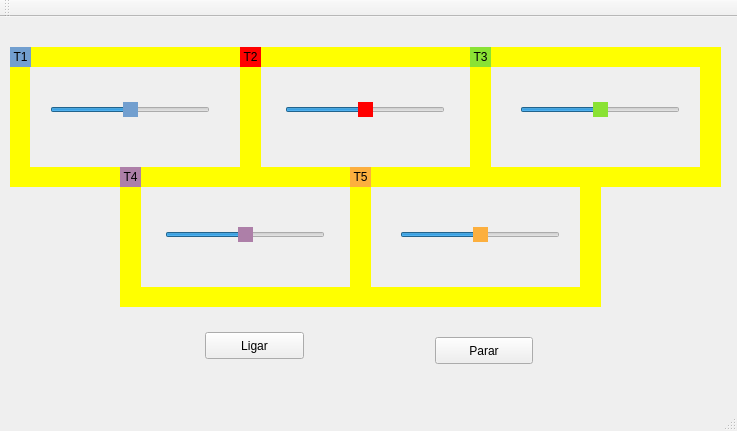
<?xml version="1.0" encoding="UTF-8"?>
<ui version="4.0">
 <class>MainWindow</class>
 <widget class="QMainWindow" name="MainWindow">
  <property name="geometry">
   <rect>
    <x>0</x>
    <y>0</y>
    <width>737</width>
    <height>431</height>
   </rect>
  </property>
  <property name="windowTitle">
   <string>MainWindow</string>
  </property>
  <widget class="QWidget" name="centralWidget">
   <widget class="QLabel" name="label_trem1">
    <property name="geometry">
     <rect>
      <x>10</x>
      <y>30</y>
      <width>21</width>
      <height>20</height>
     </rect>
    </property>
    <property name="autoFillBackground">
     <bool>false</bool>
    </property>
    <property name="styleSheet">
     <string notr="true">QLabel { background: rgb(114, 159, 207)}</string>
    </property>
    <property name="text">
     <string>T1</string>
    </property>
    <property name="alignment">
     <set>Qt::AlignCenter</set>
    </property>
   </widget>
   <widget class="QLabel" name="label_trilho1">
    <property name="geometry">
     <rect>
      <x>30</x>
      <y>150</y>
      <width>210</width>
      <height>20</height>
     </rect>
    </property>
    <property name="styleSheet">
     <string notr="true">QLabel { background: yellow}</string>
    </property>
    <property name="text">
     <string/>
    </property>
   </widget>
   <widget class="QLabel" name="label_trilho2">
    <property name="geometry">
     <rect>
      <x>140</x>
      <y>270</y>
      <width>210</width>
      <height>20</height>
     </rect>
    </property>
    <property name="styleSheet">
     <string notr="true">QLabel { background: yellow}</string>
    </property>
    <property name="text">
     <string/>
    </property>
   </widget>
   <widget class="QLabel" name="label_trilho3">
    <property name="geometry">
     <rect>
      <x>350</x>
      <y>170</y>
      <width>21</width>
      <height>120</height>
     </rect>
    </property>
    <property name="styleSheet">
     <string notr="true">QLabel { background: yellow}</string>
    </property>
    <property name="text">
     <string/>
    </property>
   </widget>
   <widget class="QLabel" name="label_trilho4">
    <property name="geometry">
     <rect>
      <x>10</x>
      <y>30</y>
      <width>20</width>
      <height>140</height>
     </rect>
    </property>
    <property name="styleSheet">
     <string notr="true">QLabel { background: yellow}</string>
    </property>
    <property name="text">
     <string/>
    </property>
   </widget>
   <widget class="QPushButton" name="pushButton">
    <property name="geometry">
     <rect>
      <x>205</x>
      <y>315</y>
      <width>99</width>
      <height>27</height>
     </rect>
    </property>
    <property name="text">
     <string>Ligar</string>
    </property>
   </widget>
   <widget class="QPushButton" name="pushButton_2">
    <property name="geometry">
     <rect>
      <x>435</x>
      <y>320</y>
      <width>98</width>
      <height>27</height>
     </rect>
    </property>
    <property name="text">
     <string>Parar</string>
    </property>
   </widget>
   <widget class="QLabel" name="label_trilho4_2">
    <property name="geometry">
     <rect>
      <x>700</x>
      <y>30</y>
      <width>21</width>
      <height>140</height>
     </rect>
    </property>
    <property name="styleSheet">
     <string notr="true">QLabel { background: yellow}</string>
    </property>
    <property name="text">
     <string/>
    </property>
   </widget>
   <widget class="QLabel" name="label_trilho1_2">
    <property name="geometry">
     <rect>
      <x>260</x>
      <y>150</y>
      <width>210</width>
      <height>20</height>
     </rect>
    </property>
    <property name="styleSheet">
     <string notr="true">QLabel { background: yellow}</string>
    </property>
    <property name="text">
     <string/>
    </property>
   </widget>
   <widget class="QLabel" name="label_trilho2_2">
    <property name="geometry">
     <rect>
      <x>370</x>
      <y>270</y>
      <width>210</width>
      <height>20</height>
     </rect>
    </property>
    <property name="styleSheet">
     <string notr="true">QLabel { background: yellow}</string>
    </property>
    <property name="text">
     <string/>
    </property>
   </widget>
   <widget class="QLabel" name="label_trem2">
    <property name="geometry">
     <rect>
      <x>240</x>
      <y>30</y>
      <width>21</width>
      <height>20</height>
     </rect>
    </property>
    <property name="styleSheet">
     <string notr="true">QLabel { background: red}</string>
    </property>
    <property name="text">
     <string>T2</string>
    </property>
    <property name="alignment">
     <set>Qt::AlignCenter</set>
    </property>
   </widget>
   <widget class="QLabel" name="label_trilho1_3">
    <property name="geometry">
     <rect>
      <x>30</x>
      <y>30</y>
      <width>210</width>
      <height>20</height>
     </rect>
    </property>
    <property name="styleSheet">
     <string notr="true">QLabel { background: yellow}</string>
    </property>
    <property name="text">
     <string/>
    </property>
   </widget>
   <widget class="QLabel" name="label_trilho1_4">
    <property name="geometry">
     <rect>
      <x>260</x>
      <y>30</y>
      <width>210</width>
      <height>20</height>
     </rect>
    </property>
    <property name="styleSheet">
     <string notr="true">QLabel { background: yellow}</string>
    </property>
    <property name="text">
     <string/>
    </property>
   </widget>
   <widget class="QLabel" name="label_trilho1_5">
    <property name="geometry">
     <rect>
      <x>490</x>
      <y>30</y>
      <width>210</width>
      <height>20</height>
     </rect>
    </property>
    <property name="styleSheet">
     <string notr="true">QLabel { background: yellow}</string>
    </property>
    <property name="text">
     <string/>
    </property>
   </widget>
   <widget class="QLabel" name="label_trilho3_2">
    <property name="geometry">
     <rect>
      <x>240</x>
      <y>30</y>
      <width>21</width>
      <height>140</height>
     </rect>
    </property>
    <property name="styleSheet">
     <string notr="true">QLabel { background: yellow}</string>
    </property>
    <property name="text">
     <string/>
    </property>
   </widget>
   <widget class="QLabel" name="label_trilho3_3">
    <property name="geometry">
     <rect>
      <x>470</x>
      <y>30</y>
      <width>21</width>
      <height>140</height>
     </rect>
    </property>
    <property name="styleSheet">
     <string notr="true">QLabel { background: yellow}</string>
    </property>
    <property name="text">
     <string/>
    </property>
   </widget>
   <widget class="QLabel" name="label_trilho2_3">
    <property name="geometry">
     <rect>
      <x>490</x>
      <y>150</y>
      <width>210</width>
      <height>20</height>
     </rect>
    </property>
    <property name="styleSheet">
     <string notr="true">QLabel { background: yellow}</string>
    </property>
    <property name="text">
     <string/>
    </property>
   </widget>
   <widget class="QLabel" name="label_trilho3_4">
    <property name="geometry">
     <rect>
      <x>120</x>
      <y>170</y>
      <width>21</width>
      <height>120</height>
     </rect>
    </property>
    <property name="styleSheet">
     <string notr="true">QLabel { background: yellow}</string>
    </property>
    <property name="text">
     <string/>
    </property>
   </widget>
   <widget class="QLabel" name="label_trilho3_5">
    <property name="geometry">
     <rect>
      <x>580</x>
      <y>170</y>
      <width>21</width>
      <height>120</height>
     </rect>
    </property>
    <property name="styleSheet">
     <string notr="true">QLabel { background: yellow}</string>
    </property>
    <property name="text">
     <string/>
    </property>
   </widget>
   <widget class="QLabel" name="label_trem3">
    <property name="geometry">
     <rect>
      <x>470</x>
      <y>30</y>
      <width>21</width>
      <height>20</height>
     </rect>
    </property>
    <property name="styleSheet">
     <string notr="true">QLabel { background: rgb(138, 226, 52)}</string>
    </property>
    <property name="text">
     <string>T3</string>
    </property>
    <property name="alignment">
     <set>Qt::AlignCenter</set>
    </property>
   </widget>
   <widget class="QLabel" name="label_trem4">
    <property name="geometry">
     <rect>
      <x>120</x>
      <y>150</y>
      <width>21</width>
      <height>20</height>
     </rect>
    </property>
    <property name="styleSheet">
     <string notr="true">QLabel { background: rgb(173, 127, 168)}</string>
    </property>
    <property name="text">
     <string>T4</string>
    </property>
    <property name="alignment">
     <set>Qt::AlignCenter</set>
    </property>
   </widget>
   <widget class="QLabel" name="label_trem5">
    <property name="geometry">
     <rect>
      <x>350</x>
      <y>150</y>
      <width>21</width>
      <height>20</height>
     </rect>
    </property>
    <property name="styleSheet">
     <string notr="true">QLabel { background: rgb(252, 175, 62)}</string>
    </property>
    <property name="text">
     <string>T5</string>
    </property>
    <property name="alignment">
     <set>Qt::AlignCenter</set>
    </property>
   </widget>
   <widget class="QSlider" name="Veltrem1">
    <property name="geometry">
     <rect>
      <x>50</x>
      <y>85</y>
      <width>160</width>
      <height>16</height>
     </rect>
    </property>
    <property name="styleSheet">
     <string notr="true">QSlider::handle:horizontal {background: rgb(114, 159, 207)}</string>
    </property>
    <property name="minimum">
     <number>0</number>
    </property>
    <property name="maximum">
     <number>1000</number>
    </property>
    <property name="pageStep">
     <number>100</number>
    </property>
    <property name="value">
     <number>500</number>
    </property>
    <property name="orientation">
     <enum>Qt::Horizontal</enum>
    </property>
    <property name="invertedAppearance">
     <bool>false</bool>
    </property>
    <property name="invertedControls">
     <bool>false</bool>
    </property>
    <property name="tickInterval">
     <number>10</number>
    </property>
   </widget>
   <widget class="QSlider" name="Veltrem2">
    <property name="geometry">
     <rect>
      <x>285</x>
      <y>85</y>
      <width>160</width>
      <height>16</height>
     </rect>
    </property>
    <property name="styleSheet">
     <string notr="true">QSlider::handle:horizontal {background: red}</string>
    </property>
    <property name="minimum">
     <number>0</number>
    </property>
    <property name="maximum">
     <number>1000</number>
    </property>
    <property name="pageStep">
     <number>100</number>
    </property>
    <property name="value">
     <number>500</number>
    </property>
    <property name="orientation">
     <enum>Qt::Horizontal</enum>
    </property>
    <property name="invertedAppearance">
     <bool>false</bool>
    </property>
    <property name="invertedControls">
     <bool>false</bool>
    </property>
    <property name="tickInterval">
     <number>10</number>
    </property>
   </widget>
   <widget class="QSlider" name="Veltrem3">
    <property name="geometry">
     <rect>
      <x>520</x>
      <y>85</y>
      <width>160</width>
      <height>16</height>
     </rect>
    </property>
    <property name="autoFillBackground">
     <bool>false</bool>
    </property>
    <property name="styleSheet">
     <string notr="true">QSlider::handle:horizontal {background: rgb(138, 226, 52)}</string>
    </property>
    <property name="minimum">
     <number>0</number>
    </property>
    <property name="maximum">
     <number>1000</number>
    </property>
    <property name="pageStep">
     <number>100</number>
    </property>
    <property name="value">
     <number>500</number>
    </property>
    <property name="orientation">
     <enum>Qt::Horizontal</enum>
    </property>
    <property name="invertedAppearance">
     <bool>false</bool>
    </property>
    <property name="invertedControls">
     <bool>false</bool>
    </property>
    <property name="tickInterval">
     <number>10</number>
    </property>
   </widget>
   <widget class="QSlider" name="Veltrem4">
    <property name="geometry">
     <rect>
      <x>165</x>
      <y>210</y>
      <width>160</width>
      <height>16</height>
     </rect>
    </property>
    <property name="styleSheet">
     <string notr="true">QSlider::handle:horizontal {background: rgb(173, 127, 168)}</string>
    </property>
    <property name="minimum">
     <number>0</number>
    </property>
    <property name="maximum">
     <number>1000</number>
    </property>
    <property name="pageStep">
     <number>100</number>
    </property>
    <property name="value">
     <number>500</number>
    </property>
    <property name="orientation">
     <enum>Qt::Horizontal</enum>
    </property>
    <property name="invertedAppearance">
     <bool>false</bool>
    </property>
    <property name="invertedControls">
     <bool>false</bool>
    </property>
    <property name="tickInterval">
     <number>10</number>
    </property>
   </widget>
   <widget class="QSlider" name="Veltrem5">
    <property name="geometry">
     <rect>
      <x>400</x>
      <y>210</y>
      <width>160</width>
      <height>16</height>
     </rect>
    </property>
    <property name="styleSheet">
     <string notr="true">QSlider::handle:horizontal {background: rgb(252, 175, 62)}</string>
    </property>
    <property name="minimum">
     <number>0</number>
    </property>
    <property name="maximum">
     <number>1000</number>
    </property>
    <property name="pageStep">
     <number>100</number>
    </property>
    <property name="value">
     <number>500</number>
    </property>
    <property name="orientation">
     <enum>Qt::Horizontal</enum>
    </property>
    <property name="invertedAppearance">
     <bool>false</bool>
    </property>
    <property name="invertedControls">
     <bool>false</bool>
    </property>
    <property name="tickInterval">
     <number>10</number>
    </property>
   </widget>
   <zorder>label_trilho3_2</zorder>
   <zorder>label_trilho3_4</zorder>
   <zorder>label_trilho4_2</zorder>
   <zorder>label_trilho2_3</zorder>
   <zorder>label_trilho4</zorder>
   <zorder>label_trilho1_4</zorder>
   <zorder>label_trilho1_3</zorder>
   <zorder>label_trilho2_2</zorder>
   <zorder>label_trilho3_5</zorder>
   <zorder>label_trilho3_3</zorder>
   <zorder>label_trilho1_2</zorder>
   <zorder>label_trilho1</zorder>
   <zorder>label_trilho2</zorder>
   <zorder>label_trilho3</zorder>
   <zorder>label_trilho1_5</zorder>
   <zorder>pushButton</zorder>
   <zorder>pushButton_2</zorder>
   <zorder>label_trem2</zorder>
   <zorder>label_trem1</zorder>
   <zorder>label_trem3</zorder>
   <zorder>label_trem4</zorder>
   <zorder>label_trem5</zorder>
   <zorder>Veltrem1</zorder>
   <zorder>Veltrem2</zorder>
   <zorder>Veltrem3</zorder>
   <zorder>Veltrem4</zorder>
   <zorder>Veltrem5</zorder>
  </widget>
  <widget class="QMenuBar" name="menuBar">
   <property name="geometry">
    <rect>
     <x>0</x>
     <y>0</y>
     <width>737</width>
     <height>23</height>
    </rect>
   </property>
  </widget>
  <widget class="QToolBar" name="mainToolBar">
   <attribute name="toolBarArea">
    <enum>TopToolBarArea</enum>
   </attribute>
   <attribute name="toolBarBreak">
    <bool>false</bool>
   </attribute>
  </widget>
  <widget class="QStatusBar" name="statusBar"/>
 </widget>
 <layoutdefault spacing="6" margin="11"/>
 <resources/>
 <connections/>
</ui>
